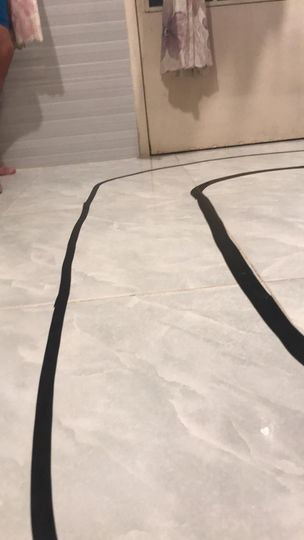
#> input picture 280538766_423745002918476_7414376712108055127_n.jpg, 304 x 540 px
$ python 'lines detection.py'
#> lines starting #> are read from the running program, lines starting #| are printed output that depends on the picture
import cv2
import numpy as np

img = cv2.imread("./280538766_423745002918476_7414376712108055127_n.jpg")
#> img is the input picture: shape (540, 304, 3); mean B, G, R 160.8, 172.7, 188.8
gray = cv2.cvtColor(img, cv2.COLOR_BGR2GRAY)
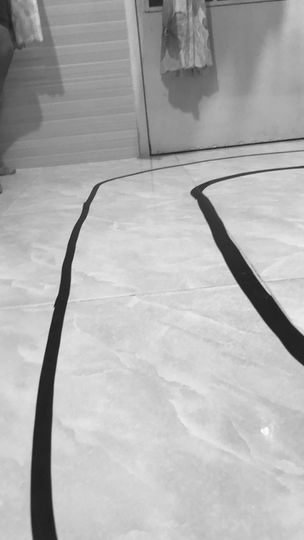
#> gray: shape (540, 304); min 20, max 252, mean 176.2
edges = cv2.Canny(gray, 75, 150)
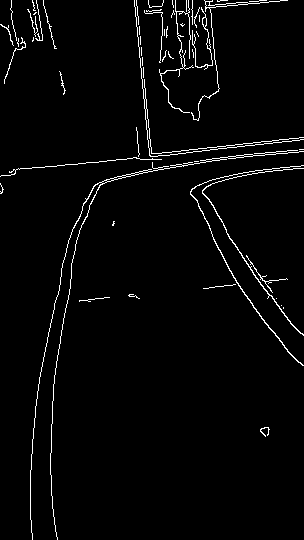
#> edges: shape (540, 304); 2.7% white in thin lines or dots

lines = cv2.HoughLinesP(edges, 1, np.pi/180, 30, maxLineGap=250)
#> lines = 48 rows, first 6: [11, 172, 303, 137], [136, 2, 153, 170], [32, 2, 300, 333], [13, 170, 303, 139], [0, 191, 299, 149], [1, 25, 287, 0]

for line in lines:
    x1, y1, x2, y2 = line[0]
    cv2.line(img, (x1, y1), (x2, y2), (0, 255, 0), 3)
#> this loop made 48 passes
#> (x1, y1, x2, y2) on passes 1 to 12: (11, 172, 303, 137), (136, 2, 153, 170), (32, 2, 300, 333), (13, 170, 303, 139), (0, 191, 299, 149), (1, 25, 287, 0), (50, 474, 61, 268), (134, 0, 152, 171), (142, 83, 246, 263), (82, 210, 284, 167), (12, 22, 266, 0), (32, 23, 296, 360)
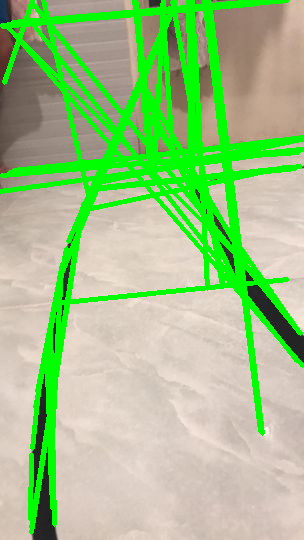
#> img: shape (540, 304, 3); mean B, G, R 135.1, 196.1, 157.5

cv2.imshow("Edges", edges)
cv2.imshow("Image", img)
cv2.imwrite("1.3_lines_with_gap.jpg", img)
cv2.waitKey(0)
cv2.destroyAllWindows()
